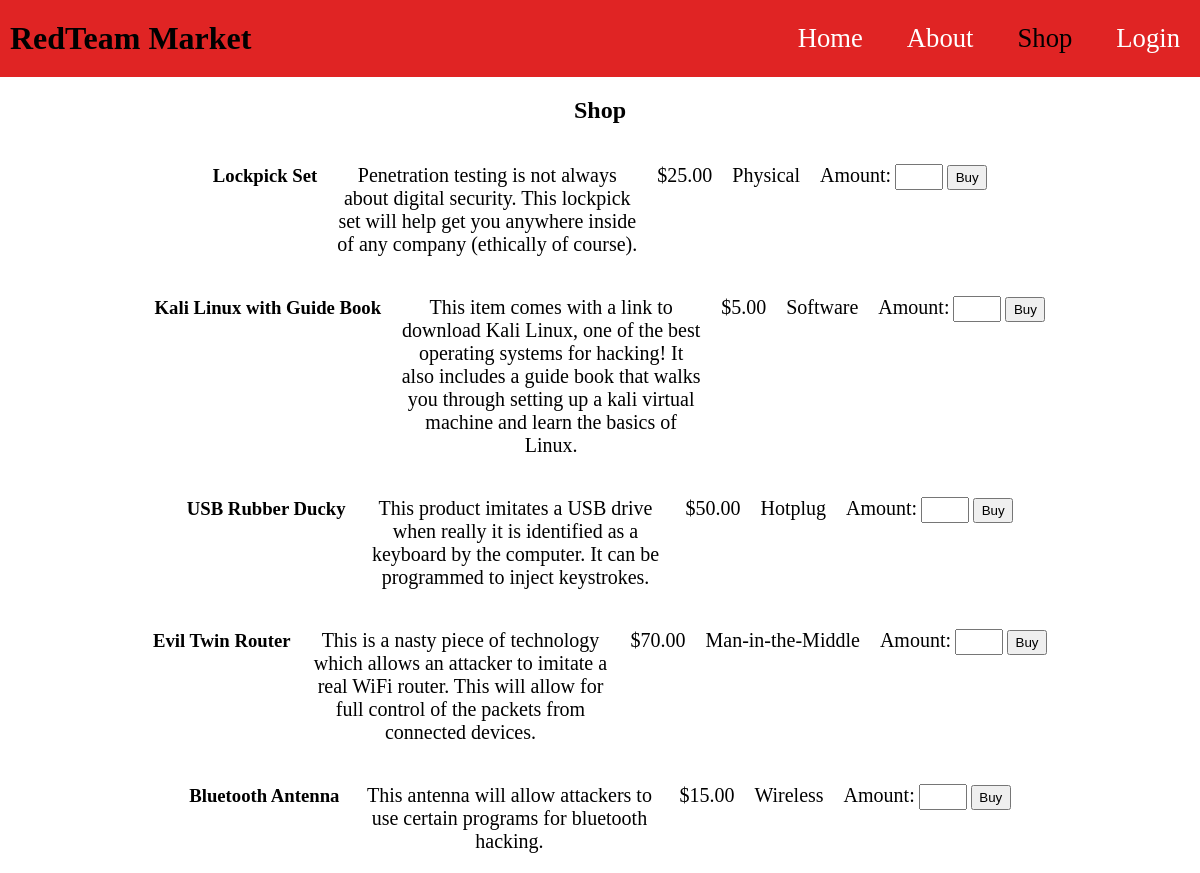
The page /shop.php on the database its author committed.
### tables this page shows
CREATE TABLE `products` (
  `ProductNumber` int(11) NOT NULL,
  `ProductName` char(40) NOT NULL,
  `ProductDescription` text DEFAULT NULL,
  `CategoryNumber` int(11) DEFAULT NULL,
  `Cost` decimal(5,2) NOT NULL
);

### shop.php (the view, shortened to what this page needs)
<!DOCTYPE html>
<html lang="en">
<head>
	<link rel="stylesheet" href="styles.css">
</head>
<body>
	<div class="titlebar">
		<h1>RedTeam Market</h1>
		<div class="nav">
			<ul>
				<li><a href="index.php">Home</a></li>
				<li><a href="about.php">About</a></li>
				<li>Shop</li>
				<?php
					if(isset($_SESSION['id'])) {
						echo '<li><a href="user_account.php">Account</a></li>';
						echo '<li><a href="logout.php">Logout</a></li>';
					}
					else {
						echo '<li><a href="login.php">Login</a></li>';
					}
				?>
			</ul>
		</div>
	</div>
	<h2 class="bodytitle">Shop</h2>
	<div class="body">
		<?php
			if(!empty($_SESSION)) {
				$usrID = $_SESSION['id'];
				$sql = "SELECT ToolPreferenceNO FROM users WHERE UserID=$usrID";
				$r = mysqli_query($connect, $sql);
				if($r) {
					if(mysqli_num_rows($r) == 1) {
						$row = mysqli_fetch_array($r);
						$preference = $row['ToolPreferenceNO'];
					}
				}
				if($preference != 1) {
					echo '<h4>Preferred Items</h4>';
					$sql = "SELECT * FROM products WHERE CategoryNumber=$preference";
					$r = mysqli_query($connect, $sql);
					if($r) {
						while ($row = mysqli_fetch_array($r)) {
							echo "<div class='shop_item'>";
							echo "<h3>" . $row["ProductName"] . "</h3>";
							echo "<p class='description'>" . $row["ProductDescription"] . "</p>";
							echo "<p>\$" . $row["Cost"] . "</p>";
							$type = $row["CategoryNumber"];
							if($type == 2) {
								echo '<p>Physical</p>';
							}
							elseif($type == 3) {
								echo '<p>Software</p>';
							}
							elseif($type == 4) {
								echo '<p>Hotplug</p>';
							}
							elseif($type == 5) {
								echo '<p>Man-in-the-Middle</p>';
							}
							elseif($type == 6) {
								echo '<p>Wireless</p>';
							}
							$prodID = $row['ProductNumber'];
							echo "
							<form action='buy.php' method='post'>
								<label for='amount'>Amount:</label>
								<input class='amount' type='text' name='amount' id='amount'>
								<button class='shop_submit' type='submit' name='product' value='$prodID'>Buy</button>
							</form>
							";
							echo "</div>";
						}
					}
					echo '<h4>Other Items </h4>';
					$sql = "SELECT * FROM products WHERE CategoryNumber!=$preference";
					$r = mysqli_query($connect, $sql);
					if($r) {
						while($row = mysqli_fetch_array($r)) {
							echo "<div class='shop_item'>";
							echo "<h3>" . $row["ProductName"] . "</h3>";
							echo "<p class='description'>" . $row["ProductDescription"] . "</p>";
							echo "<p>\$" . $row["Cost"] . "</p>";
							$type = $row["CategoryNumber"];
							if($type == 2) {
								echo '<p>Physical</p>';
							}
							elseif($type == 3) {
								echo '<p>Software</p>';
							}
							elseif($type == 4) {
								echo '<p>Hotplug</p>';
							}
							elseif($type == 5) {
								echo '<p>Man-in-the-Middle</p>';
							}
							elseif($type == 6) {
								echo '<p>Wireless</p>';
							}
							$prodID = $row['ProductNumber'];
							echo "
							<form action='buy.php' method='post'>
								<label for='amount'>Amount:</label>
								<input class='amount' type='text' name='amount' id='amount'>
								<button class='shop_submit' type='submit' name='product' value='$prodID'>Buy</button>
							</form>
							";
							echo "</div>";
						}
					}
				}
				else {
					$q = "SELECT * FROM products";
					$r = mysqli_query($connect, $q);
					if ($r) {
						while ($row = mysqli_fetch_array($r)) {
							echo "<div class='shop_item'>";
							echo "<h3>" . $row["ProductName"] . "</h3>";
							echo "<p class='description'>" . $row["ProductDescription"] . "</p>";
							echo "<p>\$" . $row["Cost"] . "</p>";
							$type = $row["CategoryNumber"];
							if($type == 2) {
								echo '<p>Physical</p>';
							}
							elseif($type == 3) {
								echo '<p>Software</p>';
							}
							elseif($type == 4) {
								echo '<p>Hotplug</p>';
							}
							elseif($type == 5) {
								echo '<p>Man-in-the-Middle</p>';
							}
							elseif($type == 6) {
								echo '<p>Wireless</p>';
							}
							$prodID = $row['ProductNumber'];
							echo "
							<form action='buy.php' method='post'>
								<label for='amount'>Amount:</label>
								<input class='amount' type='text' name='amount' id='amount'>
								<button class='shop_submit' type='submit' name='product' value='$prodID'>Buy</button>
							</form>
							";
							echo "</div>";
						}
					}
				}
			}
			else {
				$q = "SELECT * FROM products";
				$r = mysqli_query($connect, $q);
				if ($r) {
					while ($row = mysqli_fetch_array($r)) {
						echo "<div class='shop_item'>";
						echo "<h3>" . $row["ProductName"] . "</h3>";
						echo "<p class='description'>" . $row["ProductDescription"] . "</p>";
						echo "<p>\$" . $row["Cost"] . "</p>";
						$type = $row["CategoryNumber"];
						if($type == 2) {
							echo '<p>Physical</p>';
						}
						elseif($type == 3) {
							echo '<p>Software</p>';
						}
						elseif($type == 4) {
							echo '<p>Hotplug</p>';
						}
						elseif($type == 5) {
							echo '<p>Man-in-the-Middle</p>';
						}
						elseif($type == 6) {
							echo '<p>Wireless</p>';
						}
						$prodID = $row['ProductNumber'];
						echo "
						<form action='buy.php' method='post'>
							<label for='amount'>Amount:</label>
							<input class='amount' type='text' name='amount' id='amount'>
							<button class='shop_submit' type='submit' name='product' value='$prodID'>Buy</button>
						</form>
						";
						echo "</div>";
					}
				}
			}
		?>
	</div>
</body>
</html>

### styles.css (style rules this page uses)
body { margin: 0; padding: 0; font-family: times; }
.titlebar { background: #e02424; width: 100%; margin: 0; padding: 0; display: flex; align-items: center; justify-content: space-between; }
.titlebar h1 { margin: 20px 0 20px 10px; }
.nav ul { margin: 0; }
.nav ul li { list-style: none; display: inline-block; margin: 0 20px; position: relative; font-size: 20pt; }
.nav ul li a { color: white; text-decoration: none; }
.body { margin: 0; padding: 0; text-align: center; }
.bodytitle { text-align: center; }
.body p { font-size: 15pt; }
label { font-size: 15pt; }
.shop_item { display: flex; flex-direction: row; flex-wrap: nowrap; justify-content: center; align-items: baseline; align-content: center; gap: 20px; }
.shop_item form .amount { width: 40px; height: 20px; font-size: 12pt; }
.shop_item form .shop_submit { width: 40px; height: 25px; font-size: 15; }
.description { width: 300px; }

### rows shown on the page
products: ProductName "Lockpick Set", ProductDescription "Penetration testing is not always about digital security. This lockpick set will help get you anywhere inside of any company (ethically of course).", Cost "25.00", shows "Physical", $prodID 1 (drawn)
products: ProductName "Kali Linux with Guide Book", ProductDescription "This item comes with a link to download Kali Linux, one of the best operating systems for hacking! It also includes a guide book that walks you through setting up a kali virtual machine and learn the basics of Linux.", Cost "5.00", shows "Software", $prodID 2 (drawn)
products: ProductName "USB Rubber Ducky", ProductDescription "This product imitates a USB drive when really it is identified as a keyboard by the computer. It can be programmed to inject keystrokes.", Cost "50.00", shows "Hotplug", $prodID 3 (drawn)
products: ProductName "Evil Twin Router", ProductDescription "This is a nasty piece of technology which allows an attacker to imitate a real WiFi router. This will allow for full control of the packets from connected devices.", Cost "70.00", shows "Man-in-the-Middle", $prodID 4 (drawn)
products: ProductName "Bluetooth Antenna", ProductDescription "This antenna will allow attackers to use certain programs for bluetooth hacking.", Cost "15.00", shows "Wireless", $prodID 5 (drawn)
